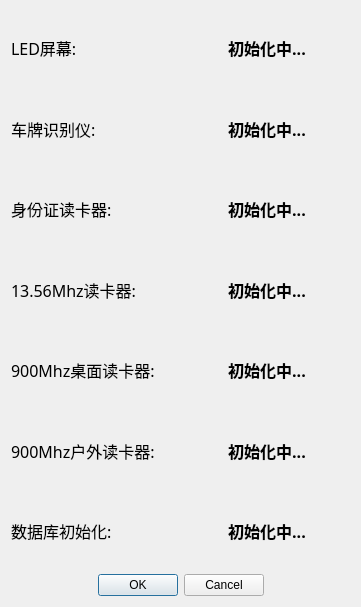
<?xml version="1.0" encoding="UTF-8"?>
<ui version="4.0">
 <class>DialogLogin</class>
 <widget class="QDialog" name="DialogLogin">
  <property name="geometry">
   <rect>
    <x>0</x>
    <y>0</y>
    <width>361</width>
    <height>607</height>
   </rect>
  </property>
  <property name="windowTitle">
   <string>Dialog</string>
  </property>
  <layout class="QGridLayout" name="gridLayout">
   <item row="0" column="0">
    <widget class="QLabel" name="label_6">
     <property name="font">
      <font>
       <family>微软雅黑</family>
       <pointsize>12</pointsize>
      </font>
     </property>
     <property name="text">
      <string>LED屏幕:</string>
     </property>
    </widget>
   </item>
   <item row="0" column="1">
    <widget class="QLabel" name="labLed">
     <property name="font">
      <font>
       <family>微软雅黑</family>
       <pointsize>12</pointsize>
       <weight>75</weight>
       <bold>true</bold>
      </font>
     </property>
     <property name="text">
      <string>初始化中...</string>
     </property>
     <property name="alignment">
      <set>Qt::AlignCenter</set>
     </property>
    </widget>
   </item>
   <item row="1" column="0">
    <widget class="QLabel" name="label_4">
     <property name="font">
      <font>
       <family>微软雅黑</family>
       <pointsize>12</pointsize>
      </font>
     </property>
     <property name="text">
      <string>车牌识别仪:</string>
     </property>
    </widget>
   </item>
   <item row="1" column="1">
    <widget class="QLabel" name="labCamera">
     <property name="font">
      <font>
       <family>微软雅黑</family>
       <pointsize>12</pointsize>
       <weight>75</weight>
       <bold>true</bold>
      </font>
     </property>
     <property name="text">
      <string>初始化中...</string>
     </property>
     <property name="alignment">
      <set>Qt::AlignCenter</set>
     </property>
    </widget>
   </item>
   <item row="2" column="0">
    <widget class="QLabel" name="label">
     <property name="font">
      <font>
       <family>微软雅黑</family>
       <pointsize>12</pointsize>
      </font>
     </property>
     <property name="text">
      <string>身份证读卡器:</string>
     </property>
    </widget>
   </item>
   <item row="2" column="1">
    <widget class="QLabel" name="labUserCard">
     <property name="font">
      <font>
       <family>微软雅黑</family>
       <pointsize>12</pointsize>
       <weight>75</weight>
       <bold>true</bold>
      </font>
     </property>
     <property name="text">
      <string>初始化中...</string>
     </property>
     <property name="alignment">
      <set>Qt::AlignCenter</set>
     </property>
    </widget>
   </item>
   <item row="3" column="0">
    <widget class="QLabel" name="label_2">
     <property name="font">
      <font>
       <family>微软雅黑</family>
       <pointsize>12</pointsize>
      </font>
     </property>
     <property name="text">
      <string>13.56Mhz读卡器:</string>
     </property>
    </widget>
   </item>
   <item row="3" column="1">
    <widget class="QLabel" name="lab1356">
     <property name="font">
      <font>
       <family>微软雅黑</family>
       <pointsize>12</pointsize>
       <weight>75</weight>
       <bold>true</bold>
      </font>
     </property>
     <property name="text">
      <string>初始化中...</string>
     </property>
     <property name="alignment">
      <set>Qt::AlignCenter</set>
     </property>
    </widget>
   </item>
   <item row="4" column="0">
    <widget class="QLabel" name="label_3">
     <property name="font">
      <font>
       <family>微软雅黑</family>
       <pointsize>12</pointsize>
      </font>
     </property>
     <property name="text">
      <string>900Mhz桌面读卡器:</string>
     </property>
    </widget>
   </item>
   <item row="4" column="1">
    <widget class="QLabel" name="lab900Desk">
     <property name="font">
      <font>
       <family>微软雅黑</family>
       <pointsize>12</pointsize>
       <weight>75</weight>
       <bold>true</bold>
      </font>
     </property>
     <property name="text">
      <string>初始化中...</string>
     </property>
     <property name="alignment">
      <set>Qt::AlignCenter</set>
     </property>
    </widget>
   </item>
   <item row="5" column="0">
    <widget class="QLabel" name="label_5">
     <property name="font">
      <font>
       <family>微软雅黑</family>
       <pointsize>12</pointsize>
      </font>
     </property>
     <property name="text">
      <string>900Mhz户外读卡器:</string>
     </property>
    </widget>
   </item>
   <item row="5" column="1">
    <widget class="QLabel" name="lab900Out">
     <property name="font">
      <font>
       <family>微软雅黑</family>
       <pointsize>12</pointsize>
       <weight>75</weight>
       <bold>true</bold>
      </font>
     </property>
     <property name="text">
      <string>初始化中...</string>
     </property>
     <property name="alignment">
      <set>Qt::AlignCenter</set>
     </property>
    </widget>
   </item>
   <item row="6" column="0">
    <widget class="QLabel" name="label_7">
     <property name="font">
      <font>
       <family>微软雅黑</family>
       <pointsize>12</pointsize>
      </font>
     </property>
     <property name="text">
      <string>数据库初始化:</string>
     </property>
    </widget>
   </item>
   <item row="6" column="1">
    <widget class="QLabel" name="labDB">
     <property name="font">
      <font>
       <family>微软雅黑</family>
       <pointsize>12</pointsize>
       <weight>75</weight>
       <bold>true</bold>
      </font>
     </property>
     <property name="text">
      <string>初始化中...</string>
     </property>
     <property name="alignment">
      <set>Qt::AlignCenter</set>
     </property>
    </widget>
   </item>
   <item row="7" column="0" colspan="2">
    <widget class="QDialogButtonBox" name="buttonBox">
     <property name="orientation">
      <enum>Qt::Horizontal</enum>
     </property>
     <property name="standardButtons">
      <set>QDialogButtonBox::Cancel|QDialogButtonBox::Ok</set>
     </property>
     <property name="centerButtons">
      <bool>true</bool>
     </property>
    </widget>
   </item>
  </layout>
 </widget>
 <resources/>
 <connections>
  <connection>
   <sender>buttonBox</sender>
   <signal>accepted()</signal>
   <receiver>DialogLogin</receiver>
   <slot>accept()</slot>
   <hints>
    <hint type="sourcelabel">
     <x>248</x>
     <y>254</y>
    </hint>
    <hint type="destinationlabel">
     <x>157</x>
     <y>274</y>
    </hint>
   </hints>
  </connection>
  <connection>
   <sender>buttonBox</sender>
   <signal>rejected()</signal>
   <receiver>DialogLogin</receiver>
   <slot>reject()</slot>
   <hints>
    <hint type="sourcelabel">
     <x>316</x>
     <y>260</y>
    </hint>
    <hint type="destinationlabel">
     <x>286</x>
     <y>274</y>
    </hint>
   </hints>
  </connection>
 </connections>
</ui>
